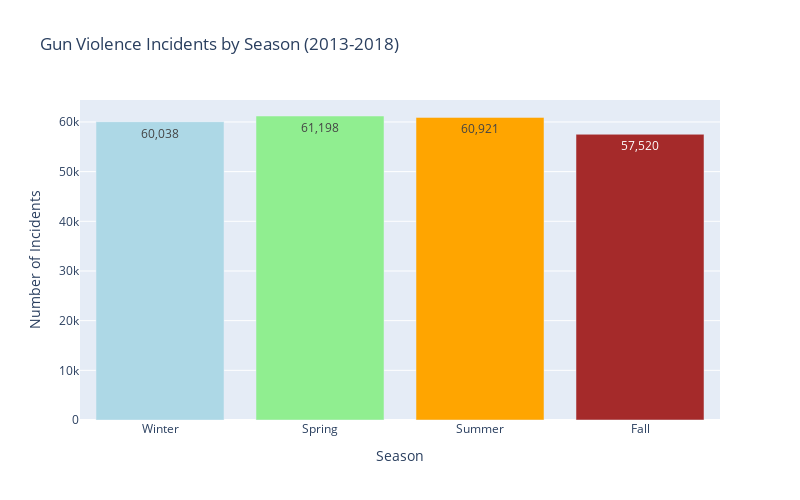

The cell this chart's notebook holds for it:
### Code cell
# Create a function to determine season from date
def get_season(date_str):
    month = pd.to_datetime(date_str).month
    if month in [12, 1, 2]:
        return 'Winter'
    elif month in [3, 4, 5]:
        return 'Spring'
    elif month in [6, 7, 8]:
        return 'Summer'
    else:  # month in [9, 10, 11]
        return 'Fall'

# Apply the function to create season column
df['season'] = df['date'].apply(get_season)

# Count incidents by season
season_counts = df['season'].value_counts().reindex(['Winter', 'Spring', 'Summer', 'Fall'])

# Create bar chart
fig = go.Figure(data=[
    go.Bar(
        x=season_counts.index,
        y=season_counts.values,
        marker_color=['lightblue', 'lightgreen', 'orange', 'brown'],
        text=season_counts.values,
        textposition='auto',
        texttemplate='%{text:,}',
        hovertemplate='<b>%{x}</b><br>Incidents: %{y:,}<extra></extra>'
    )
])

fig.update_layout(
    title='Gun Violence Incidents by Season (2013-2018)',
    xaxis_title='Season',
    yaxis_title='Number of Incidents',
    height=500,
    width=800,
    showlegend=False
)

fig.show()

print(f"\nIncident counts by season:")
for season, count in season_counts.items():
    print(f"{season}: {count:,}")

### Figure 1 — Plotly figure (JSON) as saved in the notebook; plotly's stock layout.template omitted (floating-point values rounded to 4 significant figures)
{"data": [{"hovertemplate": "<b>%{x}</b><br>Incidents: %{y:,}<extra></extra>", "marker": {"color": ["lightblue", "lightgreen", "orange", "brown"]}, "text": [60038, 61198, 60921, 57520], "textposition": "auto", "texttemplate": "%{text:,}", "type": "bar", "x": ["Winter", "Spring", "Summer", "Fall"], "y": [60038, 61198, 60921, 57520]}], "layout": {"height": 500, "showlegend": false, "title": {"text": "Gun Violence Incidents by Season (2013-2018)"}, "width": 800, "xaxis": {"title": {"text": "Season"}}, "yaxis": {"title": {"text": "Number of Incidents"}}}}
